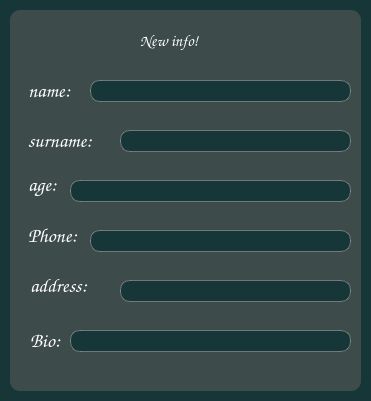
<?xml version="1.0" encoding="UTF-8"?>
<ui version="4.0">
 <class>Dialog</class>
 <widget class="QDialog" name="Dialog">
  <property name="geometry">
   <rect>
    <x>0</x>
    <y>0</y>
    <width>371</width>
    <height>401</height>
   </rect>
  </property>
  <property name="windowTitle">
   <string>window-operation</string>
  </property>
  <property name="styleSheet">
   <string notr="true">QLineEdit{
    border: 1px solid rgba(255, 246, 246,80);
    border-radius: 10px;
    font-family: Comic Sans MS;
    font-size: 16px;
    color: white;
    background-color: rgb(62, 75, 75)
}

QLabel{
    border-radius: 10px;
    font-family: Comic Sans MS;
    color:white;
    font-size: 16px;
    background-color: rgb(62, 75, 75);
    border:none;
} 

QWidget{
    background-color: rgb(22, 54, 56);
}

QPushButton{
    background-color: rgba(116, 63, 240,90);
    font-family: Comic Sans MS;
    font-size: 16px;
    border: 1px solid rgba(247,247,247,80);
    border-radius: 10px;
    color: white;
}

QPushButton:hover{
    opacity: 0.2;
    transition: all 0.5s;
}

QPushButton:pressed{
    background-color: rgba(116, 63, 240,90);
	border: 1px solid rgba(247,247,247,80);
}

QFrame{
    background-color: rgb(62, 75, 75);
    border-radius: 10px;
    border: none;
} 

QComboBox{
    font-family: Comic Sans MS;
    font-size: 16px;
    background-color:rgb(86, 83, 90);
    border-radius: 10px;
    border:1px solid rgb(113, 111, 117);
	color:white;
}

QPlainTextEdit{
	border: 1px solid rgba(247,247,247,80);
    border-radius: 10px;
    font-family: Comic Sans MS;
    font-size: 14px;
    color: white;
    background-color:rgb(86, 83, 90)
}
QTableView {
background-color: rgb(62, 75, 75);
border: 1px solid rgba(255,255,255,40);
border-bottom-right-radius: 7px; 
border-bottom-left-radius: 7px; 
color: white;
}

QHeaderView::section {
background-color: rgb(53, 53, 53);
color: white;
border: none;
height: 50px;
font-size: 16pt;
}

QTableView::item {
    border-style: none;
    border-bottom: 1px solid rgba(255,255,255,50);
}

QTableView::item:selected{
	border: none;
	color: rgb(255, 255, 255);
    background-color: rgba(255, 255, 255, 50);
}</string>
  </property>
  <widget class="QFrame" name="frame">
   <property name="geometry">
    <rect>
     <x>10</x>
     <y>10</y>
     <width>351</width>
     <height>381</height>
    </rect>
   </property>
   <property name="frameShape">
    <enum>QFrame::StyledPanel</enum>
   </property>
   <property name="frameShadow">
    <enum>QFrame::Raised</enum>
   </property>
   <widget class="QLabel" name="label">
    <property name="geometry">
     <rect>
      <x>130</x>
      <y>10</y>
      <width>81</width>
      <height>41</height>
     </rect>
    </property>
    <property name="text">
     <string>New info!</string>
    </property>
   </widget>
   <widget class="QLabel" name="label_2">
    <property name="geometry">
     <rect>
      <x>18</x>
      <y>65</y>
      <width>61</width>
      <height>31</height>
     </rect>
    </property>
    <property name="styleSheet">
     <string notr="true">QLabel{
    border-radius: 10px;
    font-family: Comic Sans MS;
    color:white;
    font-size: 20px;
    background-color: rgb(62, 75, 75);
    border:none;
} </string>
    </property>
    <property name="text">
     <string>name:</string>
    </property>
   </widget>
   <widget class="QLabel" name="label_3">
    <property name="geometry">
     <rect>
      <x>18</x>
      <y>115</y>
      <width>81</width>
      <height>31</height>
     </rect>
    </property>
    <property name="styleSheet">
     <string notr="true">QLabel{
    border-radius: 10px;
    font-family: Comic Sans MS;
    color:white;
    font-size: 20px;
    background-color: rgb(62, 75, 75);
    border:none;
} 
</string>
    </property>
    <property name="text">
     <string>surname:</string>
    </property>
   </widget>
   <widget class="QLabel" name="label_4">
    <property name="geometry">
     <rect>
      <x>18</x>
      <y>159</y>
      <width>41</width>
      <height>31</height>
     </rect>
    </property>
    <property name="styleSheet">
     <string notr="true">QLabel{
    border-radius: 10px;
    font-family: Comic Sans MS;
    color:white;
    font-size: 20px;
    background-color: rgb(62, 75, 75);
    border:none;
} </string>
    </property>
    <property name="text">
     <string>age:</string>
    </property>
   </widget>
   <widget class="QLabel" name="label_5">
    <property name="geometry">
     <rect>
      <x>18</x>
      <y>210</y>
      <width>61</width>
      <height>31</height>
     </rect>
    </property>
    <property name="styleSheet">
     <string notr="true">QLabel{
    border-radius: 10px;
    font-family: Comic Sans MS;
    color:white;
    font-size: 20px;
    background-color: rgb(62, 75, 75);
    border:none;
} </string>
    </property>
    <property name="text">
     <string>Phone:</string>
    </property>
   </widget>
   <widget class="QLabel" name="label_6">
    <property name="geometry">
     <rect>
      <x>20</x>
      <y>260</y>
      <width>81</width>
      <height>31</height>
     </rect>
    </property>
    <property name="styleSheet">
     <string notr="true">QLabel{
    border-radius: 10px;
    font-family: Comic Sans MS;
    color:white;
    font-size: 20px;
    background-color: rgb(62, 75, 75);
    border:none;
} 
</string>
    </property>
    <property name="text">
     <string>address:</string>
    </property>
   </widget>
   <widget class="QLabel" name="label_7">
    <property name="geometry">
     <rect>
      <x>20</x>
      <y>315</y>
      <width>41</width>
      <height>31</height>
     </rect>
    </property>
    <property name="styleSheet">
     <string notr="true">QLabel{
    border-radius: 10px;
    font-family: Comic Sans MS;
    color:white;
    font-size: 20px;
    background-color: rgb(62, 75, 75);
    border:none;
} </string>
    </property>
    <property name="text">
     <string>Bio:</string>
    </property>
   </widget>
   <widget class="QLineEdit" name="lineEdit">
    <property name="geometry">
     <rect>
      <x>80</x>
      <y>70</y>
      <width>261</width>
      <height>22</height>
     </rect>
    </property>
   </widget>
   <widget class="QLineEdit" name="lineEdit_2">
    <property name="geometry">
     <rect>
      <x>110</x>
      <y>120</y>
      <width>231</width>
      <height>22</height>
     </rect>
    </property>
   </widget>
   <widget class="QLineEdit" name="lineEdit_3">
    <property name="geometry">
     <rect>
      <x>60</x>
      <y>170</y>
      <width>281</width>
      <height>22</height>
     </rect>
    </property>
   </widget>
   <widget class="QLineEdit" name="lineEdit_4">
    <property name="geometry">
     <rect>
      <x>80</x>
      <y>220</y>
      <width>261</width>
      <height>22</height>
     </rect>
    </property>
   </widget>
   <widget class="QLineEdit" name="lineEdit_5">
    <property name="geometry">
     <rect>
      <x>60</x>
      <y>320</y>
      <width>281</width>
      <height>22</height>
     </rect>
    </property>
   </widget>
   <widget class="QLineEdit" name="lineEdit_6">
    <property name="geometry">
     <rect>
      <x>110</x>
      <y>270</y>
      <width>231</width>
      <height>22</height>
     </rect>
    </property>
   </widget>
  </widget>
 </widget>
 <resources/>
 <connections/>
</ui>
